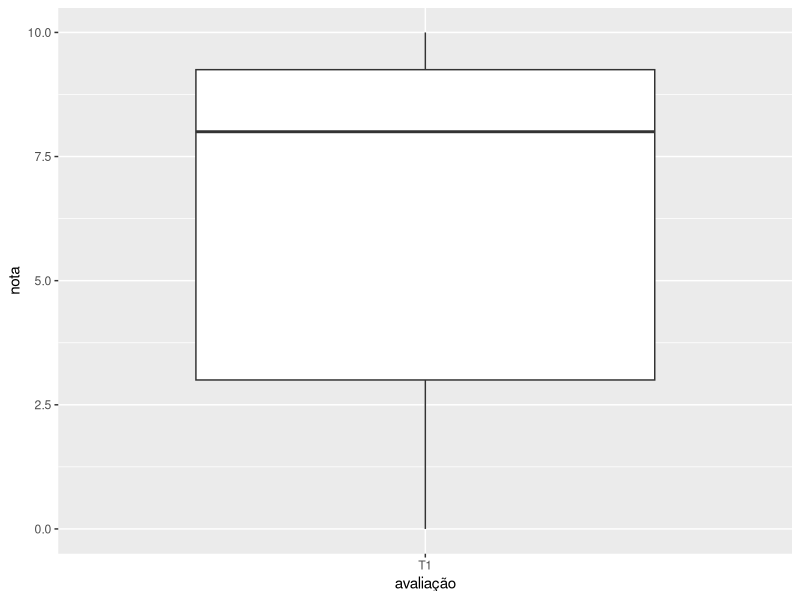

This figure's R source:
## ---- chunk 1
`%>%` = magrittr::`%>%`
`%<>%` = magrittr::`%<>%`
## ---- chunk 2
grade_table = read.csv("./grades.csv")
grade_table %>%
  tidyr::gather(avaliacao, nota, -RA) %>%
  ggplot2::ggplot(ggplot2::aes(x = avaliacao, y = nota)) +
  ggplot2::geom_boxplot() +
  ggplot2::xlab("avaliação")
